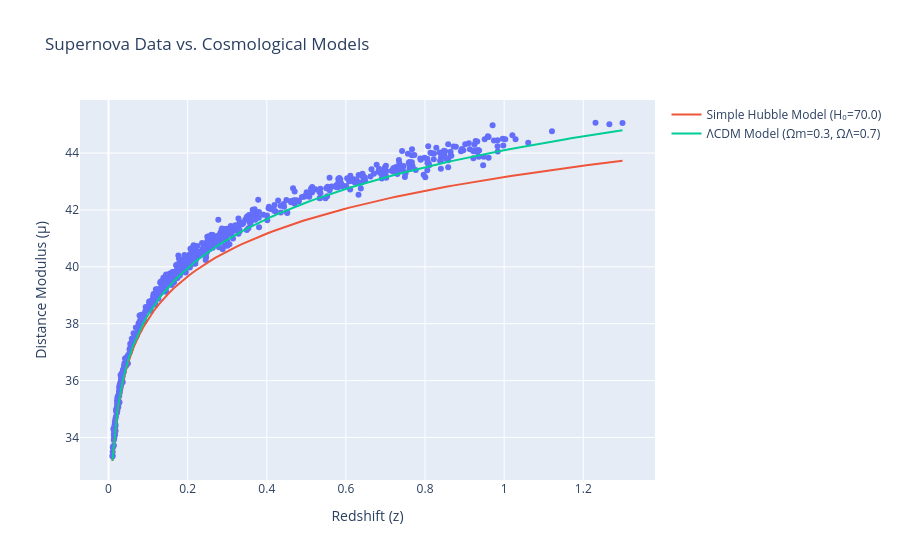

Notebook source saved alongside this figure:
### Markdown cell above
## Step 4: Advanced Modeling - The Accelerating Universe (ΛCDM)

As you can see from the plot above, the simple Hubble Law fits the data well at low redshifts, but at higher redshifts (further distances), the observed supernovae are dimmer (have a larger distance modulus) than the model predicts. This was the Nobel Prize-winning discovery that indicates the universe's expansion is accelerating.

To model this, we need a more sophisticated model that includes terms for matter density (`Ω_m`) and dark energy (`Ω_Λ`). This is known as the Lambda-CDM (ΛCDM) model. The luminosity distance in this model is calculated by integrating over the expansion history of the universe, as described in Hogg (1999).

The core of this calculation is the expansion factor, `E(z)`:

E(z) = sqrt( Ω_m * (1 + z)^3 + Ω_Λ )

The `SupernovaCosmologyModels.calculate_advanced_cosmological_model` function implements this complex calculation. Let's now plot this model and compare it to our data and the simple Hubble model. We will use the standard "concordance" values of `Ω_m = 0.3` and `Ω_Λ = 0.7`.

### Code cell
# Define cosmological parameters for the ΛCDM model
H0 = 70.0
Omega_M = 0.3
Omega_L = 0.7

# Calculate the advanced model
advanced_model_mu = cosmology.calculate_advanced_cosmological_model(
    redshiftValues=z_range,
    hubbleConstant=H0,
    matterDensity=Omega_M,
    darkEnergyDensity=Omega_L
)

# Create the plot with all data
fig = px.scatter(supernova_df, x=SUPERNOVA_KEYS['REDSHIFT'], y='distance_modulus',
                 title='Supernova Data vs. Cosmological Models',
                 labels={SUPERNOVA_KEYS['REDSHIFT']: 'Redshift (z)', 'distance_modulus': 'Distance Modulus (μ)'})

# Add the simple model
fig.add_scatter(x=z_range, y=simple_model_mu, mode='lines', name=f'Simple Hubble Model (H₀={H0})')

# Add the advanced model
fig.add_scatter(x=z_range, y=advanced_model_mu, mode='lines', name=f'ΛCDM Model (Ωm={Omega_M}, ΩΛ={Omega_L})')

fig.show()

### Figure 1 — Plotly figure (JSON) as saved in the notebook; plotly's stock layout.template omitted (floating-point values rounded to 4 significant figures; data arrays with more than 128 entries replaced by an {"elided": "..."} marker saying what was removed)
{"data": [{"hovertemplate": "Redshift (z)=%{x}<br>Distance Modulus (μ)=%{y}<extra></extra>", "legendgroup": "", "marker": {"color": "#636efa", "symbol": "circle"}, "mode": "markers", "name": "", "orientation": "v", "showlegend": false, "type": "scatter", "x": {"elided": "732 float values"}, "xaxis": "x", "y": {"elided": "732 float values"}, "yaxis": "y"}, {"mode": "lines", "name": "Simple Hubble Model (H₀=70.0)", "type": "scatter", "x": [0.01006, 0.02308, 0.0361, 0.04912, 0.06214, 0.07516, 0.08818, 0.1012, 0.1142, 0.1272, 0.1403, 0.1533, 0.1663, 0.1793, 0.1923, 0.2054, 0.2184, 0.2314, 0.2444, 0.2575, 0.2705, 0.2835, 0.2965, 0.3095, 0.3226, 0.3356, 0.3486, 0.3616, 0.3746, 0.3877, 0.4007, 0.4137, 0.4267, 0.4397, 0.4528, 0.4658, 0.4788, 0.4918, 0.5048, 0.5179, 0.5309, 0.5439, 0.5569, 0.5699, 0.583, 0.596, 0.609, 0.622, 0.6351, 0.6481, 0.6611, 0.6741, 0.6871, 0.7002, 0.7132, 0.7262, 0.7392, 0.7522, 0.7653, 0.7783, 0.7913, 0.8043, 0.8173, 0.8304, 0.8434, 0.8564, 0.8694, 0.8824, 0.8955, 0.9085, 0.9215, 0.9345, 0.9475, 0.9606, 0.9736, 0.9866, 0.9996, 1.013, 1.026, 1.039, 1.052, 1.065, 1.078, 1.091, 1.104, 1.117, 1.13, 1.143, 1.156, 1.169, 1.182, 1.195, 1.208, 1.221, 1.234, 1.247, 1.26, 1.273, 1.286, 1.299], "y": [33.17, 34.97, 35.95, 36.61, 37.13, 37.54, 37.89, 38.18, 38.45, 38.68, 38.89, 39.09, 39.26, 39.43, 39.58, 39.72, 39.85, 39.98, 40.1, 40.21, 40.32, 40.42, 40.52, 40.61, 40.7, 40.79, 40.87, 40.95, 41.03, 41.1, 41.17, 41.24, 41.31, 41.37, 41.44, 41.5, 41.56, 41.62, 41.67, 41.73, 41.78, 41.84, 41.89, 41.94, 41.99, 42.03, 42.08, 42.13, 42.17, 42.22, 42.26, 42.3, 42.34, 42.38, 42.42, 42.46, 42.5, 42.54, 42.58, 42.61, 42.65, 42.69, 42.72, 42.75, 42.79, 42.82, 42.85, 42.89, 42.92, 42.95, 42.98, 43.01, 43.04, 43.07, 43.1, 43.13, 43.16, 43.19, 43.21, 43.24, 43.27, 43.29, 43.32, 43.35, 43.37, 43.4, 43.42, 43.45, 43.47, 43.5, 43.52, 43.55, 43.57, 43.59, 43.62, 43.64, 43.66, 43.68, 43.7, 43.73]}, {"mode": "lines", "name": "ΛCDM Model (Ωm=0.3, ΩΛ=0.7)", "type": "scatter", "x": [0.01006, 0.02308, 0.0361, 0.04912, 0.06214, 0.07516, 0.08818, 0.1012, 0.1142, 0.1272, 0.1403, 0.1533, 0.1663, 0.1793, 0.1923, 0.2054, 0.2184, 0.2314, 0.2444, 0.2575, 0.2705, 0.2835, 0.2965, 0.3095, 0.3226, 0.3356, 0.3486, 0.3616, 0.3746, 0.3877, 0.4007, 0.4137, 0.4267, 0.4397, 0.4528, 0.4658, 0.4788, 0.4918, 0.5048, 0.5179, 0.5309, 0.5439, 0.5569, 0.5699, 0.583, 0.596, 0.609, 0.622, 0.6351, 0.6481, 0.6611, 0.6741, 0.6871, 0.7002, 0.7132, 0.7262, 0.7392, 0.7522, 0.7653, 0.7783, 0.7913, 0.8043, 0.8173, 0.8304, 0.8434, 0.8564, 0.8694, 0.8824, 0.8955, 0.9085, 0.9215, 0.9345, 0.9475, 0.9606, 0.9736, 0.9866, 0.9996, 1.013, 1.026, 1.039, 1.052, 1.065, 1.078, 1.091, 1.104, 1.117, 1.13, 1.143, 1.156, 1.169, 1.182, 1.195, 1.208, 1.221, 1.234, 1.247, 1.26, 1.273, 1.286, 1.299], "y": [33.19, 35.01, 36.01, 36.69, 37.23, 37.66, 38.02, 38.34, 38.62, 38.88, 39.11, 39.32, 39.51, 39.69, 39.86, 40.02, 40.17, 40.31, 40.45, 40.57, 40.7, 40.81, 40.93, 41.03, 41.14, 41.24, 41.33, 41.43, 41.52, 41.6, 41.69, 41.77, 41.85, 41.93, 42.0, 42.08, 42.15, 42.22, 42.29, 42.35, 42.42, 42.48, 42.54, 42.6, 42.66, 42.72, 42.78, 42.83, 42.89, 42.94, 43.0, 43.05, 43.1, 43.15, 43.2, 43.24, 43.29, 43.34, 43.38, 43.43, 43.47, 43.52, 43.56, 43.6, 43.64, 43.68, 43.73, 43.76, 43.8, 43.84, 43.88, 43.92, 43.96, 43.99, 44.03, 44.06, 44.1, 44.13, 44.17, 44.2, 44.24, 44.27, 44.3, 44.33, 44.37, 44.4, 44.43, 44.46, 44.49, 44.52, 44.55, 44.58, 44.61, 44.64, 44.67, 44.69, 44.72, 44.75, 44.78, 44.8]}], "layout": {"legend": {"tracegroupgap": 0}, "title": {"text": "Supernova Data vs. Cosmological Models"}, "xaxis": {"anchor": "y", "domain": [0, 1], "title": {"text": "Redshift (z)"}}, "yaxis": {"anchor": "x", "domain": [0, 1], "title": {"text": "Distance Modulus (μ)"}}}}
